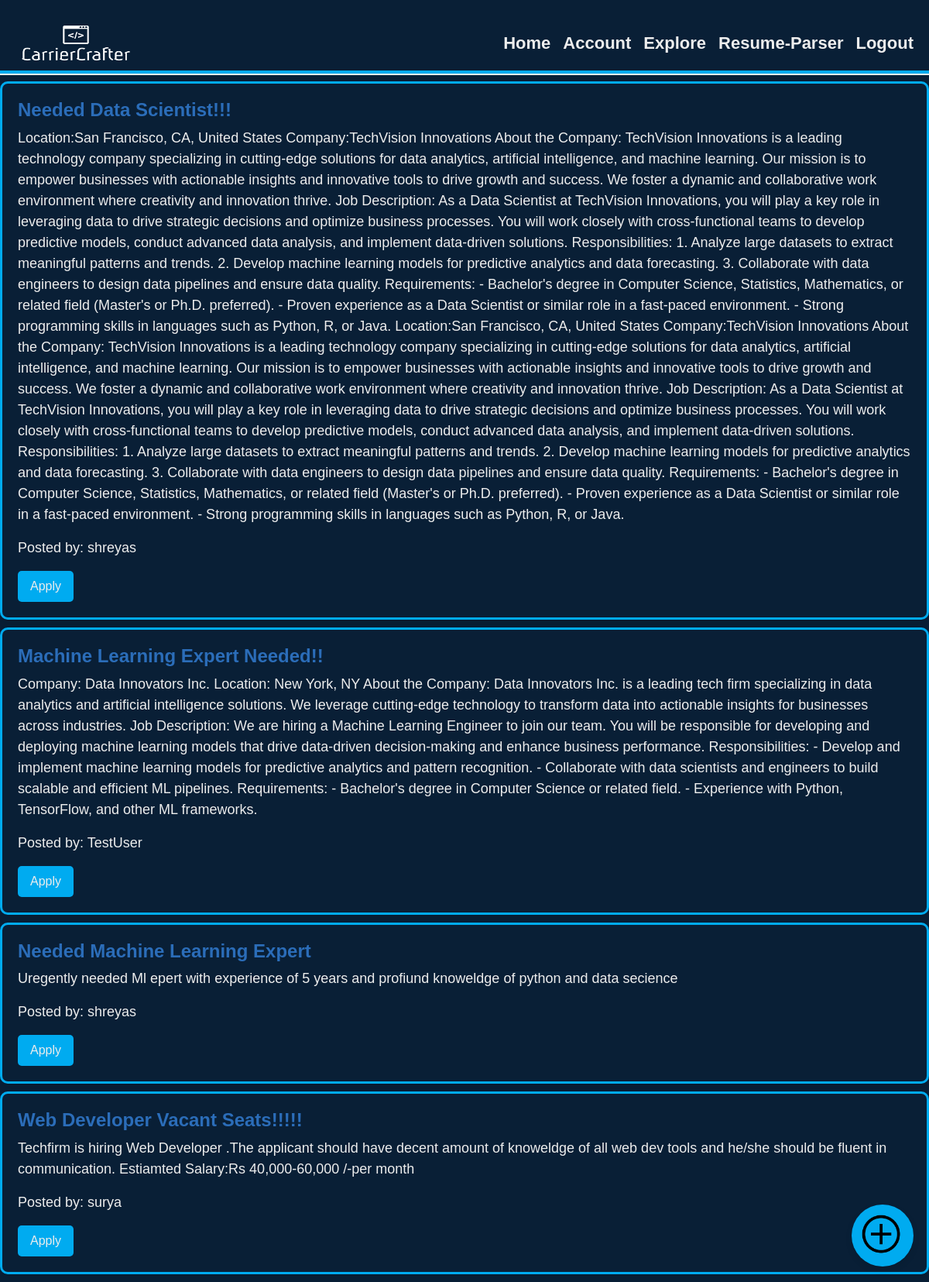
/all_jobs, run on the app's committed database.
### models.py (models this page shows, shortened)
class JobPost(db.Model):
    id = db.Column(db.Integer, primary_key=True)
    title = db.Column(db.String(100), nullable=False)
    description = db.Column(db.Text, nullable=False)
    date_posted = db.Column(db.DateTime, nullable=False, default=datetime.utcnow)
    author_id = db.Column(db.Integer, db.ForeignKey('user.id'), nullable=False)

class User(db.Model,UserMixin):
    id=db.Column(db.Integer,primary_key=True)
    username=db.Column(db.String(20),unique=True,nullable=False)
    email=db.Column(db.String(120),unique=True,nullable=False)
    image_file=db.Column(db.String(20),nullable=False,default='default.png')
    password=db.Column(db.String(60),nullable=False)
    job_posts = db.relationship('JobPost', backref='author', lazy=True)

### routes.py (the view)
@app.route('/all_jobs')
def all_jobs():
    job_posts = JobPost.query.all()
    return render_template('all_jobs.html', job_posts=job_posts)

### templates/all_jobs.html (shortened to what this page needs)
<!DOCTYPE html>
<html lang="en">
  <head>
    <link
      rel="stylesheet"
      href="https://cdnjs.cloudflare.com/ajax/libs/font-awesome/5.15.3/css/all.min.css"
    />
    <link
      rel="stylesheet"
      href="https://cdn.jsdelivr.net/npm/bootstrap@5.2.3/dist/css/bootstrap.min.css"
    />
    <link
      rel="stylesheet"
      href="https://cdn.jsdelivr.net/npm/bootstrap@5.2.3/dist/css/bootstrap.rtl.min.css"
    />
    <link rel="stylesheet" href="{{url_for('static',filename='style4.css')}}" />
  </head>
  <body>
    <nav class="navbar navbar-expand-lg navbar-light">
      <div class="container-fluid">
        <a class="navbar-brand" href="#"
          ><img src="/static/logo.png" alt="Logo" height="45" width="140"
        /></a>
        <div
          class="collapse navbar-collapse justify-content-end"
          id="navbarNav"
        >
          <ul class="navbar-nav">
            <li class="nav-item">
              <b
                ><a class="nav-link links" href="{{url_for('home')}}"
                  >Home</a
                ></b
              >
            </li>
            <li class="nav-item">
              <b
                ><a class="nav-link links" href="{{url_for('account')}}"
                  >Account</a
                ></b
              >
            </li>
            <li class="nav-item">
              <b
                ><a class="nav-link links" href="{{url_for('all_jobs')}}"
                  >Explore</a
                ></b
              >
            </li>
            <li class="nav-item">
              <b
                ><a
                  class="nav-link links"
                  href="https://dummyrpbycc.streamlit.app/"
                  >Resume-Parser</a
                ></b
              >
            </li>
            <li class="nav-item">
              <b
                ><a class="nav-link links" href="{{url_for('login')}}"
                  >Logout</a
                ></b
              >
            </li>
          </ul>
        </div>
      </div>
    </nav>
    {% for job_post in job_posts %}
    <div class="job-post">
      <h3>{{ job_post.title }}</h3>
      <p>{{ job_post.description }}</p>
      <p>Posted by: {{ job_post.author.username }}</p>
      <form
        action="{{ url_for('apply_job', job_id=job_post.id) }}"
        method="POST"
      >
        <button type="submit">Apply</button>
      </form>
    </div>
    {% endfor %}
    <div class="fixed-button" id="post-job-btn">
        <img src="{{url_for('static', filename='plus1.png')}}" alt="Plus Icon" class="plus-icon">
    </div>
</body>
</html>

### static/style4.css (style rules this page uses)
:root { --bg-color:#0f2862; --backup-color:#091f36; --text-color:#ededed; --main1-color:#00abf0; --main2-color:#2b6db9; }
body { background-color: var(--backup-color); color:var(--text-color); margin:0; font-family:Kreon,Arial; padding-top:20px; }
ul li { font-size:22px; }
nav { border-bottom: 4px solid var(--main1-color); box-shadow:0 2px 0px var(--text-color) ; }
ul li a { cursor: pointer; color:var(--text-color); }
.links { color: #ededed; }
.job-post { background-color: var(--backup-color); color: var(--text-color); padding: 20px; margin: 10px 0; border-radius: 10px; box-shadow: 0 4px 8px rgba(0, 0, 0, 0.1); border: 3px solid var(--main1-color); }
.job-post h3 { font-weight: bold; color:var(--main2-color); }
.job-post h3 { font-size: 24px; font-weight: bold; }
.job-post p { font-size: 18px; }
.job-post button { background-color: var(--main1-color); color: var(--text-color); border: none; padding: 8px 16px; border-radius: 5px; cursor: pointer; }
.fixed-button { position: fixed; bottom: 20px; right: 20px; background-color: var(--main1-color); border-radius: 50%; width: 80px; height: 80px; display: flex; justify-content: center; align-items: center; box-shadow: 0 4px 8px rgba(0, 0, 0, 0.1); cursor: pointer; z-index: 1000; }
.plus-icon { width: 60px; height: 60px; color: var(--text-color); }

### data on the page
JobPost: title "Needed Data Scientist!!!", description "Location:San Francisco, CA, United States Company:TechVision Innovations About the Company: TechVision Innovations is a leading technology company specializing in cutting-edge solutions for data analytics, artificial intelligence, and machine learning. Our mission is to empower businesses with actionable insights and innovative tools to drive growth and success. We foster a dynamic and collaborative work environment where creativity and innovation thrive. Job Description: As a Data Scientist at TechVision Innovations, you will play a key role in leveraging data to drive strategic decisions and optimize business processes. You will work closely with cross-functional teams to develop…", author.username "shreyas"
JobPost: title "Machine Learning Expert Needed!!", description "Company: Data Innovators Inc. Location: New York, NY About the Company: Data Innovators Inc. is a leading tech firm specializing in data analytics and artificial intelligence solutions. We leverage cutting-edge technology to transform data into actionable insights for businesses across industries. Job Description: We are hiring a Machine Learning Engineer to join our team. You will be responsible for developing and deploying machine learning models that drive data-driven decision-making and enhance business performance. Responsibilities: - Develop and implement machine learning models for predictive analytics and pattern recognition. - Collaborate with data scientists and engineers to build…", author.username "TestUser"
JobPost: title "Needed Machine Learning Expert", description "Uregently needed Ml epert with experience of 5 years and profiund knoweldge of python and data secience", author.username "shreyas"
JobPost: title "Web Developer Vacant Seats!!!!!", description "Techfirm is hiring Web Developer .The applicant should have decent amount of knoweldge of all web dev tools and he/she should be fluent in communication. Estiamted Salary:Rs 40,000-60,000 /-per month", author.username "surya"
